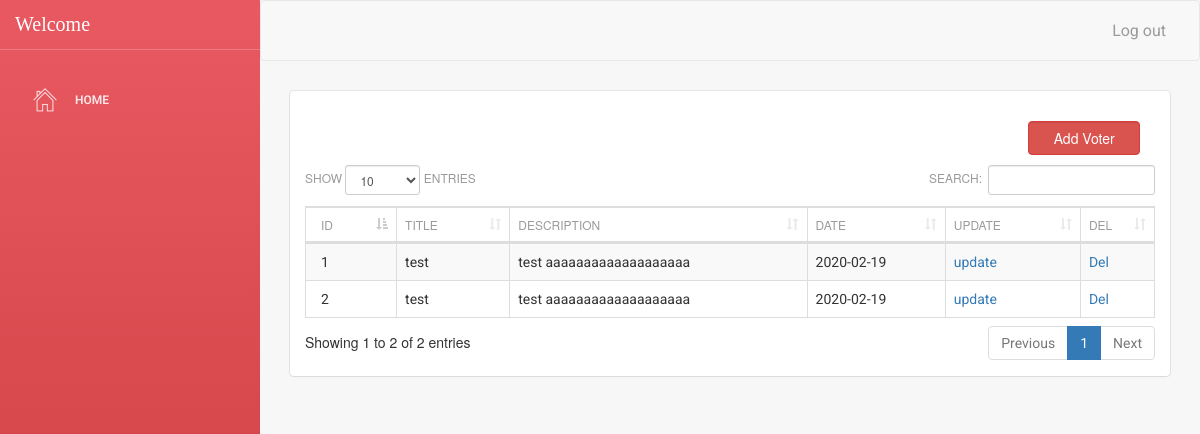
The page /admin/news/select.php (signed in) on the database its author committed.
### tables this page shows
CREATE TABLE IF NOT EXISTS `news` (
  `id` int(10) NOT NULL AUTO_INCREMENT,
  `title` varchar(25) NOT NULL,
  `description` varchar(200) NOT NULL,
  `date` date NOT NULL,
  PRIMARY KEY (`id`)
);

### admin/news/table.php (called while the page is built, shortened)
<?php
$table="news";
?>

### admin/news/select.php (the view, shortened to what this page needs)
<?php
include("table.php");
include("../header_inner.php");
$i=0;
?>
		<link rel="stylesheet" type="text/css" href="datatables.min.css">
<div class="">
<?php
echo"<div class='col-sm-2' style='float:right;margin-bottom:10px;'><form action='form.php' method='post'><input type='submit' name='view' value='Add Voter' class='form-control btn-danger'></form></div>";
?>
<div class="clearfix"></div>
<table id="example" class="table table-striped table-bordered dataTable no-footer" cellspacing="0"  role="grid" aria-describedby="example_info" >
          <?php
		  include("../connection.php");
	?>
	<?php
		  $result2 = mysqli_query($con,"SHOW FIELDS FROM $table");
 echo "<thead><tr>";
while ($row2 = mysqli_fetch_array($result2))
 {
  $name=$row2['Field'];
  echo "<th>".
  str_replace('_', ' ', $name)
  ."</th>";
 $i++;
 }
 echo "
<th>Update</th>
 <th>Del</th>
 </tr></thead>";
   echo "<tbody>";
 	$result = mysqli_query($con,"SELECT * FROM $table ");
$h=1;
		while($row = mysqli_fetch_array($result))
		{
		$id=$row['0'];
		echo "<tr>";
		for($k=0;$k<$i;$k++)
		{
			if($k==0)
			{
			echo "<td >  $h</td>";
			}
			elseif($k==30)
			{
			  $sql2 = "select *  from student where id='$_SESSION[userid]' ";
    $result2 = mysqli_query($con, $sql2) or die("Error in Selecting " . mysqli_error($connection));
$row2 =mysqli_fetch_array($result2);
			echo "<td >  $row2[contact_person]</td>";
			}
			elseif($k==31)
			{
			echo "<td class='hiddentd'> $row[content] </td>";
			}
				elseif($k==8)
			{
			echo "<td > <img src='uploads/$row[$k]' width='100'></td>";
			}
			else
			{
			echo "<td >$row[$k]</td>";
			}
		}
			echo "
			<td><a href='update.php?id=$id'>update</a></td>
			<td><a href='?del_id=$id' onclick='return rem()'>Del</a></td>
			</tr>";
		$h++;
		}
        ?>
        </tbody>
    </table>
    </div>

### rows shown on the page
news: title "test", description "test aaaaaaaaaaaaaaaaaaa", date "2020-02-19"
news: title "test", description "test aaaaaaaaaaaaaaaaaaa", date "2020-02-19"

### other values the page prints
str_replace('_', ' ', $name) "ID"
str_replace('_', ' ', $name) "TITLE"
str_replace('_', ' ', $name) "DESCRIPTION"
str_replace('_', ' ', $name) "DATE"
